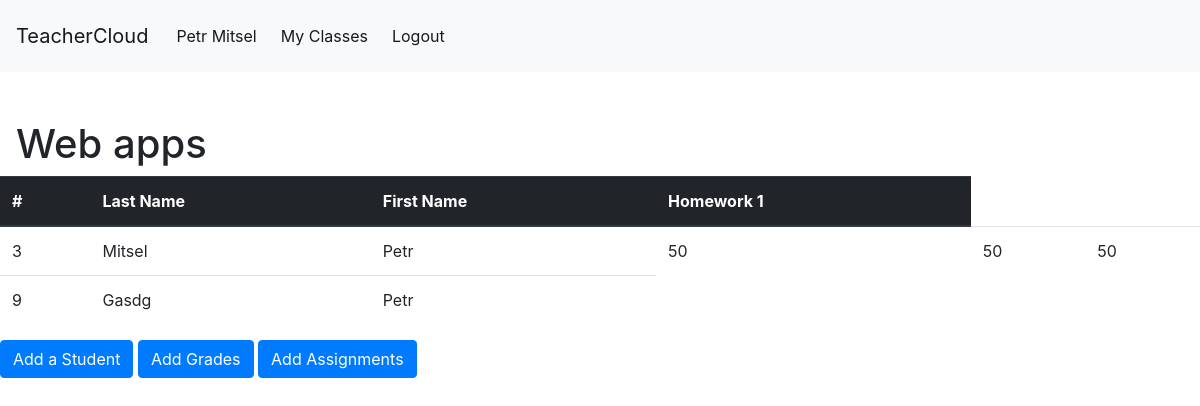
Screenshot of /course/9 (signed in) with the database file from the repository.
### project/models.py (models this page shows, shortened)
class User(db.Model, UserMixin):
    __tablename__ = "users"
    id = db.Column(db.Integer, primary_key=True)
    firstname = db.Column(db.String(100), nullable=True)
    lastname = db.Column(db.String(20), nullable=False)
    email = db.Column(db.String(120), unique=True, nullable=False)
    password = db.Column(db.String(60), nullable=True)
    courses = db.relationship("Course", backref="Teacher", lazy=True)

class Course(db.Model):
    id = db.Column("course_id", db.Integer, primary_key=True)
    name = db.Column(db.String(100), nullable=False)
    students = db.relationship("Student", backref="Course", lazy=True)
    teacher_id = db.Column(db.Integer, db.ForeignKey("users.id"), nullable=False)
    assignments = db.relationship("Assignment", backref="Course", lazy=True)

class Assignment(db.Model):
    __tablename__ = "assignment"
    id = db.Column("assignment_id", db.Integer, primary_key=True)
    course_id = db.Column(db.Integer, db.ForeignKey("course.course_id"), nullable=False)
    weight = db.Column(db.Integer, nullable=False)
    assignment_name = db.Column(db.String(100), nullable=True)
    description = db.Column(db.Text, nullable=True)
    def __repr__(self):
        return f"{self.assignment_name}"

class Student(db.Model):
    first_name = db.Column(db.String(100), nullable=True)
    last_name = db.Column(db.String(100), nullable=True)
    id = db.Column("student_id", db.Integer, primary_key=True)
    course_id = db.Column(db.Integer, db.ForeignKey("course.course_id"), nullable=False)
    grades = db.relationship("Grade", backref="Student", lazy=True)
    def __repr__(self):
        return f"{self.first_name},{self.last_name}"

class Grade(db.Model):
    id = db.Column("grade_id", db.Integer, primary_key=True)
    value = db.Column(db.Integer, nullable=False)
    student_id = db.Column(
        db.Integer, db.ForeignKey("student.student_id"), nullable=False
    )
    assignment_id = db.Column(
        db.Integer, db.ForeignKey("assignment.assignment_id"), nullable=False
    )

### project/routes.py (the view, shortened to what this page needs)
@app.route("/course/<course_id>", methods=["GET", "POST"])
@login_required
def course_detail(course_id):
    course = Course.query.filter_by(id=course_id).first()
    addstudentform = AddStudentForm()
    addassignment_form = AddAssignmentForm()
    addgrades_form = AddGradesForm()
    addgrades_form.course_id = course_id
    addgrades_form.student.query = Student.query.filter_by(course_id=course_id)
    addgrades_form.assignment.query = Assignment.query.filter_by(course_id=course_id)
    return render_template(
        "course_detail.html",
        user=current_user,
        course=course,
        addstudentform=addstudentform,
        addgrades_form=addgrades_form,
        addassignment_form=addassignment_form,
    )

### project/models.py (called while the page is built)
@login_manager.user_loader
def load_user(user_id):
    return User.query.get(int(user_id))

### project/templates/course_detail.html (shortened to what this page needs)
{%extends "index.html"%}
{%block content%}
<div class="mx-3">
    <h1>{{course.name | capitalize}}</h1>
</div>
<table class="table table-hover">
    <thead class="thead-dark">
        <tr>
            <th scope="col">#</th>
            <th scope="col">Last Name</th>
            <th scope="col">First Name</th>
            {% for assignment in course.assignments %}
            <th scope="col">{{assignment.assignment_name}}</th>
            {% endfor %}
        </tr>
    </thead>
    <tbody>
        {% for student in course.students %}
        <tr>
            <td>{{student.id}}</td>
            <td>{{student.last_name|capitalize}}</td>
            <td>{{student.first_name|capitalize}}</td>
            {% for grade in student.grades %}
            <td>{{grade.value}}</td>
            {% endfor %}
        </tr>
        {% endfor %}
    </tbody>
</table>
<button type="button" class="btn btn-primary" id="modalButton" data-toggle="modal" data-target="#exampleModal"
    data-whatever="@mdo">Add a Student</button>
<button type="button" class="btn btn-primary" id="modalButton" data-toggle="modal" data-target="#gradeModal"
    data-whatever="@zzz">Add Grades</button>
<button type="button" class="btn btn-primary" id="modalButton" data-toggle="modal" data-target="#assignmentModal"
    data-whatever="@zzz">Add Assignments</button>
{% endblock content %}

### project/templates/navbar.html (shortened to what this page needs)
<!doctype html>
<html lang="en">
<body>
  <nav class="navbar navbar-expand-lg navbar-light bg-light">
    <a class="navbar-brand" href="{{ url_for('home') }}">TeacherCloud</a>
    <div class="collapse navbar-collapse" id="navbarSupportedContent">
      <ul class="navbar-nav mr-auto">
        {% if current_user.is_authenticated %}
        <li class="nav-item active my-2 mx-1">
          <a class="nav-link" href="{{ url_for('profile') }}">{{current_user.firstname| capitalize}}
            {{current_user.lastname| capitalize}}</a>
        </li>
        <li class="nav-item active my-2 mx-1">
          <a class="nav-link" href="{{ url_for('myclasses') }}">My Classes </a>
        </li>
        <li class="nav-item active my-2 mx-1">
          <a class="nav-link" href="{{ url_for('logout') }}">Logout</a>
        </li>
        {% endif %}
      </ul>
  </nav>
</body>
<html>

### project/static/styles.css (style rules this page uses)
body,html { height: 100%; width: 100%; padding: 0; background: #ffffff !important; font-family: 'Vidaloka', serif; }

### rows the page displays
User: firstname "Petr", lastname "Mitsel"
Course: name "Web apps"
Assignment: assignment_name "Homework 1"
Student: id "3", last_name "Mitsel", first_name "Petr"
Grade: value "50"
Grade: value "50"
Grade: value "50"
Student: id "9", last_name "Gasdg", first_name "Petr"
